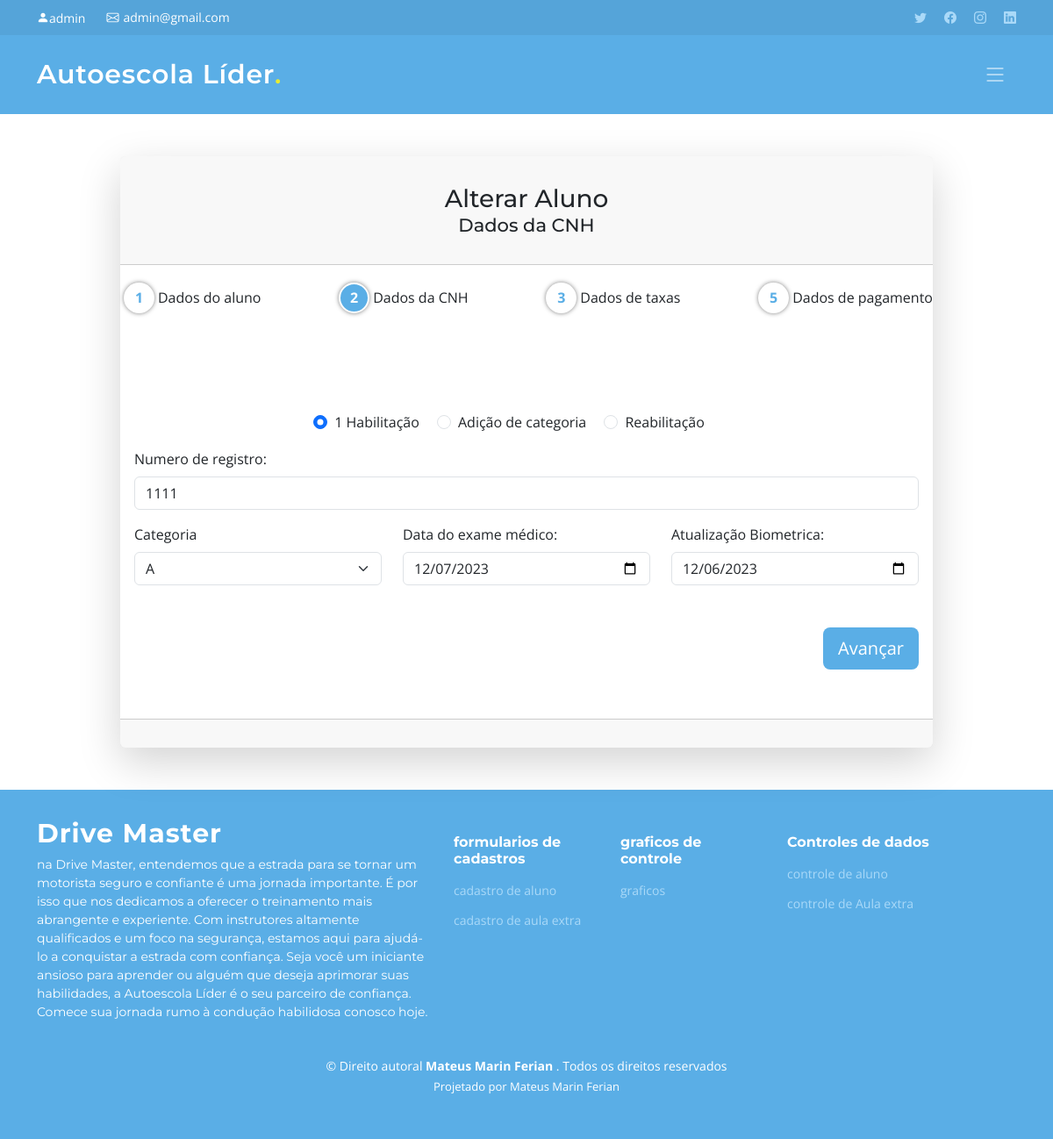
The page /alterar-cnh.php?al=24 (signed in) on the database its author committed.
### tables this page shows
CREATE TABLE `tb_cnh` (
  `idcnh` int NOT NULL,
  `category` char(3) DEFAULT NULL,
  `type_cnh` varchar(45) DEFAULT NULL,
  `medical_exam` date DEFAULT NULL,
  `registration_number` int DEFAULT NULL,
  `biometric_update` varchar(45) DEFAULT NULL,
  `idclient` int NOT NULL
);

### conexao/Conexao.php (called while the page is built)
<?php
    class Conexao
    {
        public static $instance;
        public static function getConexao()
        {
            $servername = "localhost";
            $username = "root";
            $password = "root";
            $dbname = "db_lider";
            if(!isset(self::$instance)){
                self::$instance = new PDO("mysql:host=$servername;dbname=$dbname", "$username", "$password", array(PDO::MYSQL_ATTR_INIT_COMMAND => "SET NAMES utf8"));
                self::$instance->setAttribute(PDO::ATTR_ERRMODE, PDO::ERRMODE_EXCEPTION);
                self::$instance->setAttribute(PDO::ATTR_ORACLE_NULLS, PDO::NULL_EMPTY_STRING);
            }
            return self::$instance;
        }
    }
?>

### dao/CnhDAO.php (called while the page is built, shortened)
<?php
    class CnhDAO
    {
        private function listaCnh($row) {
            $cnh = new Cnh();
            $cnh->setIdCnh($row['idcnh']);
            $cnh->setCategory($row['category']);
            $cnh->setType($row['type_cnh']);
            $cnh->setMedicalExam($row['medical_exam']);
            $cnh->setRegistrationNumber($row['registration_number']);
            $cnh->setBiometricUpdate($row['biometric_update']);
            $cnh->setIdClient($row['idclient']);
            return $cnh;
        }
        public function findByClientId($idClient) {
            try {
                $sql = "SELECT * FROM tb_cnh WHERE idclient = :idclient";
                $p_sql = Conexao::getConexao()->prepare($sql);
                $p_sql->bindValue(":idclient", $idClient);
                $p_sql->execute();
                $row = $p_sql->fetch(PDO::FETCH_ASSOC);
                if ($row) {
                    return $this->listaCnh($row);
                } else {
                    return null;
                }
            } catch (Exception $e) {
                print "Ocorreu um erro ao tentar buscar a CNH por ID do Cliente: " . $e;
            }
        }
    }
?>

### model/Cnh.php (called while the page is built, shortened)
<?php
    class Cnh
    {
        private $category;
        private $type;
        private $medicalExam;
        private $registrationNumber;
        private $biometricUpdate;
        function getCategory()
        {
        return $this->category;
        }
        function setCategory($category)
        {
            $this->category = $category;
        }
        function getType()
        {
        return $this->type;
        }
        function setType($type)
        {
            $this->type = $type;
        }
        function getMedicalExam()
        {
        return $this->medicalExam;
        }
        function setMedicalExam($medicalExam)
        {
            $this->medicalExam = $medicalExam;
        }
        function getRegistrationNumber()
        {
        return $this->registrationNumber;
        }
        function setRegistrationNumber($registrationNumber)
        {
            $this->registrationNumber = $registrationNumber;
        }
        function getBiometricUpdate()
        {
        return $this->biometricUpdate;
        }
        function setBiometricUpdate($biometricUpdate)
        {
            $this->biometricUpdate = $biometricUpdate;
        }
    }
?>

### alterar-cnh.php (the view, shortened to what this page needs)
<!DOCTYPE html>
<html lang="en">
<?php
include_once('include/header.php');
include_once('include/topbar.php');
include_once('include/navbar.php');
include_once('./conexao/Conexao.php');
include_once('./model/Cnh.php');
include_once('./dao/CnhDAO.php');
$cnhDAO = new CnhDAO();
?>
<link rel="stylesheet" href="css/registrationProcesses.css">
<body>
    <main>
        <?php
    if (isset($_GET["al"])) {
        $idClient = $_GET["al"];
        $cnh = $cnhDAO->findByClientId($idClient);
        if ($cnh) {
    ?>
        <div class="container">
            <div class="row justify-content-center">
                <div class="col-lg-10">
                    <div class="card shadow-lg border-0 rounded-lg mt-5">
                        <div class="card-header">
                            <h4 class="text-center font-weight-light my-4">
                                <span class="h3">Alterar Aluno</span>
                                <small class="d-block">Dados da CNH</small>
                            </h4>
                        </div>
                        <?php
                            include_once('include/teste.php');
                        ?>
                        <div class="card-body">
                            <form action="controller/CnhController.php" method="POST">
                                <div class="row ml-1">
                                    <fieldset class="row mb-0 mt-0">
                                        <div class="col-sm-10 mx-auto text-center">
                                            <br>
                                            <div class="form-check form-check-inline ml-4 mr-4">
                                                <input class="form-check-input" type="radio" name="type_cnh"
                                                    id="1 Habilitação" value="1 Habilitação"
                                                    <?php if (!isset($cnh) || (isset($cnh) && $cnh->getType() == '1 Habilitação')) { echo 'checked'; } ?>
                                                    >
                                                <label class="form-check-label" for="1 Habilitação">
                                                    1 Habilitação
                                                </label>
                                            </div>
                                            <div class="form-check form-check-inline ml-4 mr-4">
                                                <input class="form-check-input" type="radio" name="type_cnh"
                                                    id="Adição de categoria" value="adição de categoria"
                                                    <?php if (isset($cnh) && $cnh->getType() == 'adição de categoria') { echo 'checked'; } ?> >
                                                <label class="form-check-label" for="Adição de categoria">
                                                    Adição de categoria
                                                </label>
                                            </div>
                                            <div class="form-check form-check-inline ml-4 mr-4">
                                                <input class="form-check-input" type="radio" name="type_cnh"
                                                    id="Reabilitação" value="Reabilitação"
                                                    <?php if (isset($cnh) && $cnh->getType() == 'Reabilitação') { echo 'checked'; } ?>>
                                                <label class="form-check-label" for="Reabilitação">
                                                    Reabilitação
                                                </label>
                                            </div>
                                        </div>
                                    </fieldset>
                                </div>
                                <div class="row ml-1">
                                    <div class="col-sm-12  mt-3">
                                        <label for="registrationNumber" class="form-label">Numero de registro:</label>
                                        <input type="text" class="form-control" id="registrationNumber"
                                            name="registration_number" placeholder="Digite o numero de registro"
                                            pattern="[0-9]+" title="Apenas números são permitidos"
                                            value="<?php if(isset($cnh) && $cnh->getRegistrationNumber()) { echo $cnh->getRegistrationNumber(); } ?>"
                                            required>
                                    </div>
                                </div>
                                <div class="row ml-1">
                                    <div class="col-sm-4  mt-3">
                                        <label for="category" class="form-label">Categoria</label>
                                        <select id="category" name="category" class="form-select" required>
                                            <option value="A"
                                                <?php if(isset($cnh) && $cnh->getCategory() == 'A') { echo 'selected'; } ?>>
                                                A</option>
                                        </select>
                                    </div>
                                    <div class="col-sm-4  mt-3">
                                        <label for="dateOfMedicExam" class="form-label">Data do exame médico:</label>
                                        <input type="date" class="form-control" id="dateOfMedicExam" name="medical_exam"
                                            value="<?php if(isset($cnh) && $cnh->getMedicalExam()) { echo $cnh->getMedicalExam(); } ?>"
                                            required>
                                    </div>
                                    <div class="col-sm-4  mt-3">
                                        <label for="biometricUpdate" class="form-label">Atualização Biometrica:</label>
                                        <input type="date" class="form-control" id="biometricUpdate"
                                            name="biometric_update"
                                            value="<?php if(isset($cnh) && $cnh->getBiometricUpdate()) { echo $cnh->getBiometricUpdate(); } ?>"
                                            required>
                                    </div>
                                </div>
                                <div class="row mt-4 mb-3">
                                    <div class="mt-4 mb-0 d-flex justify-content-end">
                                        <button type="submit" class="btn customButton btn-lg"
                                            name="edit">Avançar</button>
                                    </div>
                                </div>
                                <br>
                            </form>
                        </div>
                        <div class="card-footer text-center py-3"></div>
                    </div>
                </div>
            </div>
        </div>
        <?php
        }
            }?>
    </main>
    <br><br>
    <?php
include_once('include/footer.php');
?>
</body>
</html>

### css/button.css (style rules this page uses)
.customButton { background-color: #5AAEE6 !important; ; color: white !important; ; border: none; padding: 10px 20px; border-radius: 5px; transition: background-color 0.3s, color 0.3s; }

### css/style.css (style rules this page uses)
:root { --font-default: "Open Sans", system-ui, -apple-system, "Segoe UI", Roboto, "Helvetica Neue", Arial, "Noto Sans", "Liberation Sans", sans-serif, "Apple Color Emoji", "Segoe UI Emoji", "Segoe UI Symbol", "Noto Color Emoji"; --font-primary: "Montserrat", sans-serif; --font-secondary: "Poppins", sans-serif; }
:root { --color-default: #222222; --color-primary: #5AAEE6; --color-secondary: #e8eb32; --color-third: #55A4D9; --color-fourth: #ebcf32; --color-fifth: rgba(255, 255, 255, 0.7); --color-seventh: #ffffff; --color-octave: rgba(255, 255, 255, 0.6); --color-ninth: rgba(255, 255, 255, 0.2); --color-tenth: rgba(127, 137, 161, 0.25); --color-eleventh: rgba(0, 0, 0, 0.1); }
:root { scroll-behavior: smooth; }
body { font-family: var(--font-default); color: var(--color-default); }
h1, h4 { font-family: var(--font-primary); }

### css/registrationProcesses.css (style rules this page uses)
:root { --color-default: #222222; --color-primary: #5AAEE6; --color-secondary: #e8eb32; --color-third: #55A4D9; --color-fourth: #3C7499; --color-fifth: #aad9f8; --color-seventh: #ffffff; --color-black: rgba(0, 0, 0, 0.5); }

### rows shown on the page
tb_cnh: type_cnh "☑ 1 Habilitação", type_cnh "☐ Adição de categoria", type_cnh "☐ Reabilitação", registration_number "1111", category "A", medical_exam "12/07/2023", biometric_update "12/06/2023"

### other values the page prints
$_SESSION["name_administrator"] "admin"
$_SESSION["email"] "admin@gmail.com"
